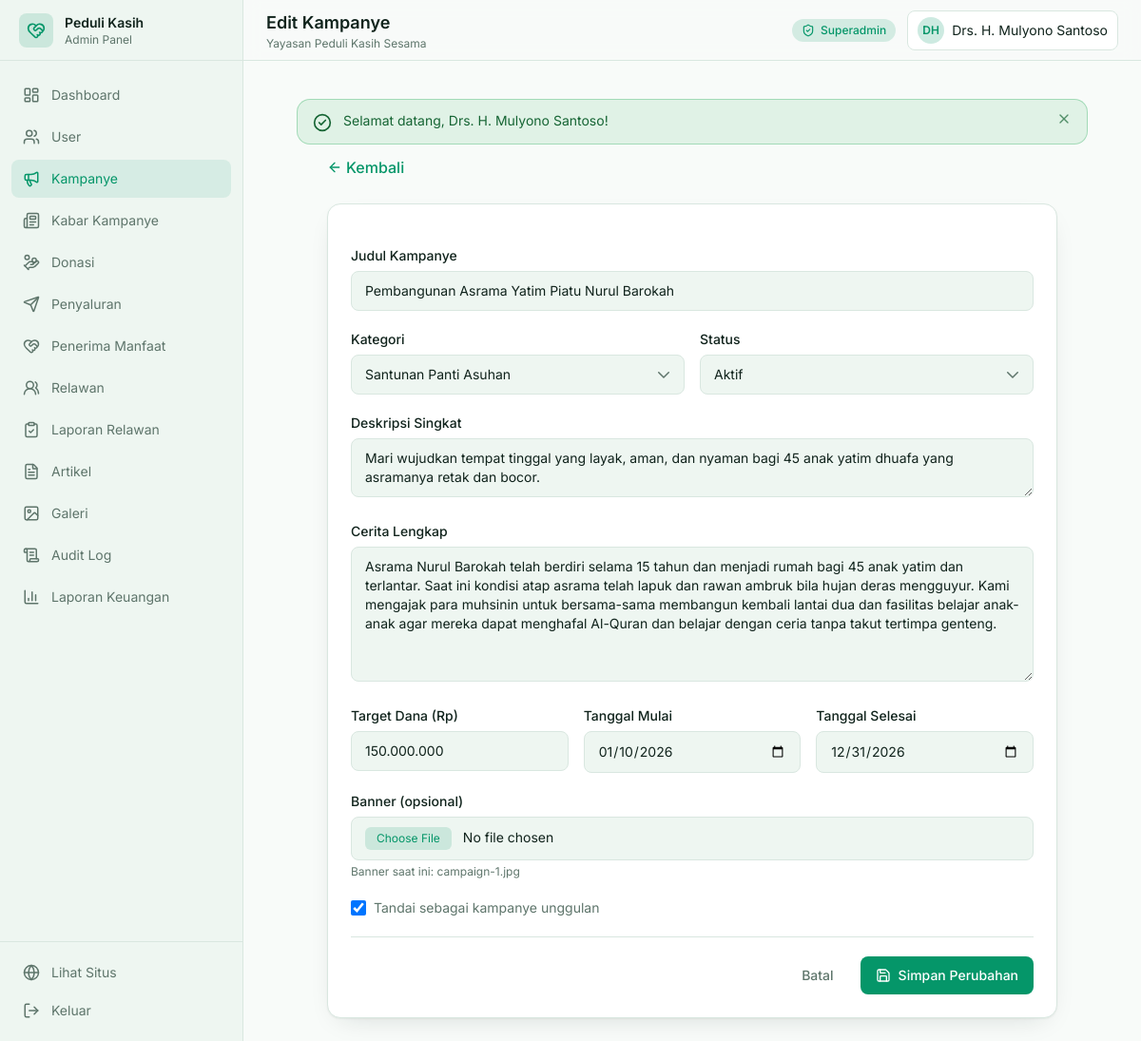
/admin/campaigns/1/edit (signed in), run on the app's committed database.
### tables this page shows
CREATE TABLE `campaigns` (
  `id` INT UNSIGNED AUTO_INCREMENT PRIMARY KEY,
  `category_id` INT UNSIGNED NOT NULL,
  `title` VARCHAR(255) NOT NULL,
  `slug` VARCHAR(255) NOT NULL UNIQUE,
  `short_description` TEXT NOT NULL,
  `story` LONGTEXT NOT NULL,
  `target_amount` DECIMAL(15,2) NOT NULL DEFAULT 0.00,
  `collected_amount` DECIMAL(15,2) NOT NULL DEFAULT 0.00,
  `start_date` DATE NOT NULL,
  `end_date` DATE NOT NULL,
  `banner_image` VARCHAR(255) NULL,
  `status` ENUM('active', 'completed', 'pending', 'cancelled') NOT NULL DEFAULT 'active',
  `is_featured` TINYINT(1) NOT NULL DEFAULT 0,
  `created_by` INT UNSIGNED NOT NULL,
  `created_at` TIMESTAMP DEFAULT CURRENT_TIMESTAMP,
  `updated_at` TIMESTAMP DEFAULT CURRENT_TIMESTAMP ON UPDATE CURRENT_TIMESTAMP,
  `deleted_at` TIMESTAMP NULL DEFAULT NULL,
  FOREIGN KEY (`category_id`) REFERENCES `campaign_categories` (`id`) ON DELETE RESTRICT,
  FOREIGN KEY (`created_by`) REFERENCES `users` (`id`) ON DELETE RESTRICT,
  INDEX `idx_status` (`status`),
  INDEX `idx_is_featured` (`is_featured`),
  INDEX `idx_end_date` (`end_date`)
);

CREATE TABLE `campaign_categories` (
  `id` INT UNSIGNED AUTO_INCREMENT PRIMARY KEY,
  `name` VARCHAR(100) NOT NULL,
  `slug` VARCHAR(100) NOT NULL UNIQUE,
  `icon` VARCHAR(50) DEFAULT 'fa-heart',
  `description` VARCHAR(255) NULL,
  `created_at` TIMESTAMP DEFAULT CURRENT_TIMESTAMP
);

### app/Views/admin/campaign_form.php (the view, shortened to what the rows shown need)
<?php
$campaign   = $campaign ?? null;
$categories = $categories ?? [];
$isEdit     = !empty($campaign);
$val = function (string $key, $default = '') use ($campaign) {
    if ($campaign && array_key_exists($key, $campaign)) {
        return $campaign[$key];
    }
    return Helper::old($key, $default);
};
$action = $isEdit
    ? Helper::url('admin/campaigns/' . $campaign['id'])
    : Helper::url('admin/campaigns');
$targetRaw = $val('target_amount');
$targetDisplay = ($targetRaw === '' || $targetRaw === null)
    ? ''
    : number_format((float) $targetRaw, 0, ',', '.');
?>
<div class="mx-auto max-w-3xl space-y-6">
    <a href="<?= Helper::url('admin/campaigns') ?>" class="btn-link">
        <i data-lucide="arrow-left" class="h-4 w-4"></i> Kembali
    </a>
    <form action="<?= $action ?>" method="post" enctype="multipart/form-data" class="card card-pad space-y-5">
        <div>
            <label class="label" for="title">Judul Kampanye</label>
            <input id="title" name="title" class="input" required value="<?= Helper::e($val('title')) ?>">
        </div>
        <div class="grid gap-4 sm:grid-cols-2">
            <div>
                <label class="label" for="category_id">Kategori</label>
                <select id="category_id" name="category_id" class="select" required>
                    <?php foreach ($categories as $category): ?>
                        <option value="<?= (int) $category['id'] ?>"
                            <?= (int) $val('category_id', 0) === (int) $category['id'] ? 'selected' : '' ?>>
                            <?= Helper::e($category['name']) ?>
                        </option>
                    <?php endforeach; ?>
                </select>
            </div>
            <div>
                <label class="label" for="status">Status</label>
                <select id="status" name="status" class="select">
                    <?php foreach (['active' => 'Aktif', 'pending' => 'Pending', 'completed' => 'Selesai', 'cancelled' => 'Dibatalkan'] as $key => $label): ?>
                        <option value="<?= $key ?>" <?= $val('status', 'active') === $key ? 'selected' : '' ?>><?= $label ?></option>
                    <?php endforeach; ?>
                </select>
            </div>
        </div>
        <div>
            <label class="label" for="short_description">Deskripsi Singkat</label>
            <textarea id="short_description" name="short_description" rows="2" class="textarea" required><?= Helper::e($val('short_description')) ?></textarea>
        </div>
        <div>
            <label class="label" for="story">Cerita Lengkap</label>
            <textarea id="story" name="story" rows="6" class="textarea" required><?= Helper::e($val('story')) ?></textarea>
        </div>
        <div class="grid gap-4 sm:grid-cols-3">
            <div>
                <label class="label" for="target_amount">Target Dana (Rp)</label>
                <input id="target_amount" name="target_amount" class="input" inputmode="numeric" data-currency required
                       value="<?= Helper::e($targetDisplay) ?>">
            </div>
            <div>
                <label class="label" for="start_date">Tanggal Mulai</label>
                <input id="start_date" name="start_date" type="date" class="input" required value="<?= Helper::e($val('start_date')) ?>">
            </div>
            <div>
                <label class="label" for="end_date">Tanggal Selesai</label>
                <input id="end_date" name="end_date" type="date" class="input" required value="<?= Helper::e($val('end_date')) ?>">
            </div>
        </div>
        <div>
            <label class="label" for="banner_image">Banner (opsional)</label>
            <input id="banner_image" name="banner_image" type="file" accept="image/*"
                   class="input file:mr-3 file:rounded-md file:border-0 file:bg-accent/15 file:px-3 file:py-1 file:text-xs file:text-accent">
            <?php if ($isEdit && !empty($campaign['banner_image'])): ?>
                <p class="mt-1 text-xs text-ink-soft">Banner saat ini: <?= Helper::e($campaign['banner_image']) ?></p>
            <?php endif; ?>
        </div>
        <label class="flex items-center gap-2 text-sm text-ink-soft">
            <input type="checkbox" name="is_featured" value="1"
                   class="h-4 w-4 rounded border-line bg-surface text-accent focus:ring-accent/40"
                <?= !empty($val('is_featured')) ? 'checked' : '' ?>>
            Tandai sebagai kampanye unggulan
        </label>
        <div class="flex justify-end gap-3 border-t border-line pt-5">
            <a href="<?= Helper::url('admin/campaigns') ?>" class="btn-ghost">Batal</a>
            <button type="submit" class="btn-primary">
                <i data-lucide="save" class="h-4 w-4"></i> <?= $isEdit ? 'Simpan Perubahan' : 'Simpan Kampanye' ?>
            </button>
        </div>
    </form>
</div>

### app/Core/Router.php (shortened to what the rows shown need)
<?php
class Router
{
    private array $routes = [];
    private function add(string $method, string $pattern, array $handler, ?string $middleware): void
    {
        $this->routes[] = compact('method', 'pattern', 'handler', 'middleware');
    }
    private function compile(string $pattern): string
    {
        $pattern = trim($pattern, '/');
        if ($pattern === '') {
            return '#^$#';
        }
        $regex = preg_replace('#\{([a-zA-Z_][a-zA-Z0-9_]*)\}#', '([^/]+)', $pattern);
        return '#^' . $regex . '/?$#';
    }
    public function dispatch(string $method, string $path, string $basePath = ''): void
    {
        $method = strtoupper($method);
        $path = trim($path, '/');
        foreach ($this->routes as $route) {
            if ($route['method'] !== $method) {
                continue;
            }
            if (!preg_match($this->compile($route['pattern']), $path, $matches)) {
                continue;
            }
            array_shift($matches);
            [$class, $action] = $route['handler'];
            $controller = new $class();
            call_user_func_array([$controller, $action], $matches);
            return;
        }
    }
}

### data on the page
campaigns: title "Pembangunan Asrama Yatim Piatu Nurul Barokah", category_id "Santunan Panti Asuhan", status "Aktif", short_description "Mari wujudkan tempat tinggal yang layak, aman, dan nyaman bagi 45 anak yatim dhuafa yang asramanya retak dan bocor.", story "Asrama Nurul Barokah telah berdiri selama 15 tahun dan menjadi rumah bagi 45 anak yatim dan terlantar. Saat ini kondisi atap asrama telah lapuk dan rawan ambruk bila hujan deras mengguyur. Kami mengajak para muhsinin untuk bersama-sama membangun kembali lantai dua dan fasilitas belajar anak-anak agar mereka dapat menghafal Al-Quran dan belajar dengan ceria tanpa takut tertimpa genteng.", target_amount "150.000.000", start_date "01/10/2026", end_date "12/31/2026", banner_image "campaign-1.jpg", is_featured "☑"

### other printed values
$item['label'] "Dashboard"
$item['label'] "User"
$item['label'] "Kampanye"
$item['label'] "Kabar Kampanye"
$item['label'] "Donasi"
$item['label'] "Penyaluran"
$item['label'] "Penerima Manfaat"
$item['label'] "Relawan"
$item['label'] "Laporan Relawan"
$item['label'] "Artikel"
$item['label'] "Galeri"
$item['label'] "Audit Log"
$item['label'] "Laporan Keuangan"
Helper::e($orgName) "Yayasan Peduli Kasih Sesama"
